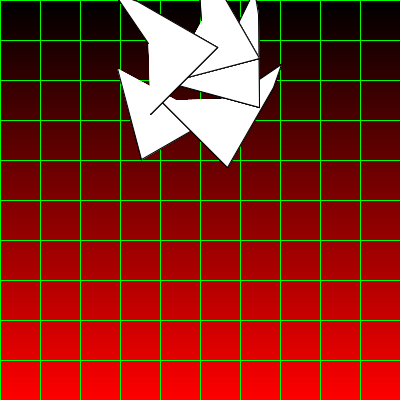
Frame 1 (no input)
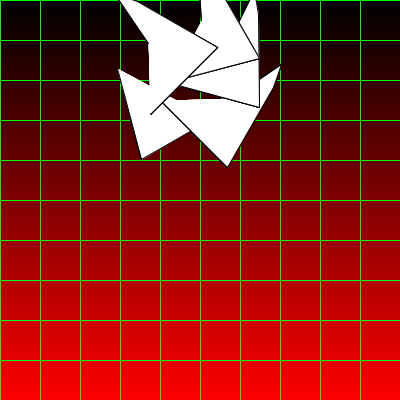
Frame 60 (the mouse pressed at the canvas centre just before this capture)
Frame 120 (the mouse held since frame 60 and released just before this capture): identical to frame 60, image omitted

The Processing sketch that drew these frames (run headless with seeded random() and noise(); from frame 60 on, the mouse is pressed at the canvas centre):

// Processing sketch: processing_91412
// ── processing_91412.pde

float [] fiveX = new float[5];
float [] fiveY= new float[5];

void setup(){
  size(400,400);
  for(int i=0; i<5; i++){
    fiveX[i]= random(50,250);
    fiveY[i]= random(50,250);
}
}

void draw(){
    for (int i = 0; i<400;i++){
    float percent= (float)i/400;
    stroke(255*percent,0,0);
    line(0,i,400,i);
    }
    for (int i = 0; i<400;i+=40){
    stroke(0,255,0);
    line(i,0,i,400);
    }
    for (int i = 0; i<400;i+=40){
    stroke(0,255,0);
    line(0,i,400,i);
    }

shape();

pushMatrix();
translate(25,100);
rotate(radians(-30));
shape();
popMatrix();

pushMatrix();
translate(50,150);
rotate(radians(-60));
shape();
popMatrix();

pushMatrix();
translate(100,200);
rotate(radians(-90));
shape();
popMatrix();

pushMatrix();
translate(150,250);
rotate(radians(-120));
shape();
popMatrix();

}


void shape(){
  fill(255);
  stroke(0);
  
for(int j=0;j<5;j++){
    beginShape();
 for(int i=0; i<5; i++){
    vertex(fiveX[i],fiveY[i]);
 }
endShape();
}
}
